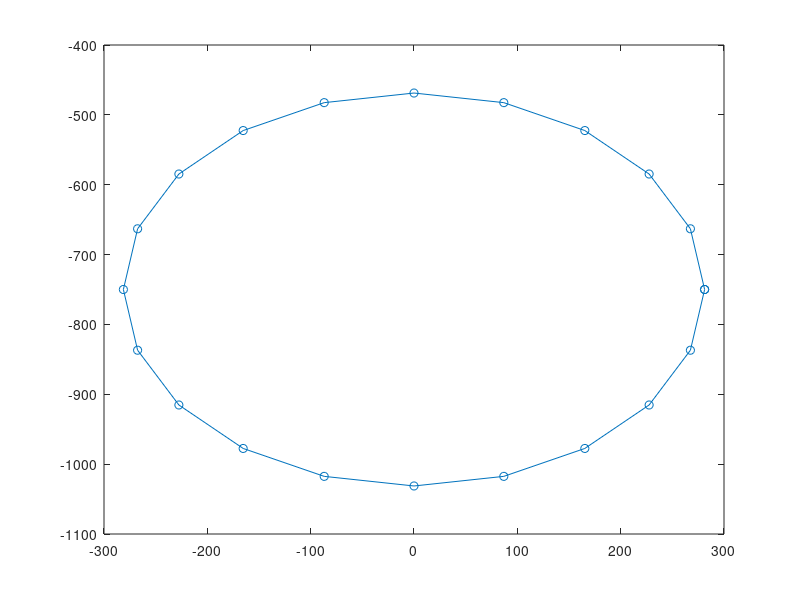

MATLAB code for this plot:
clear;
close all;
% populate plan.mat

% create data points to form a circle to store in plan.mat
% circle is centered at (0,0) with radius 1.5
% circle is divided into 100 points

% create a vector of 100 points from 0 to 2*pi
theta = linspace(0,2*pi,20+1);
% plot(theta)

r = 1500*3/16;

% data = [cos(theta); sin(theta)].*1500;
data = [r * cos(theta); r * sin(theta) - 750];

% x = linspace(0, 2*pi, 60+1);
% data = [sin(x).*(2750/2)-(750/2); (x.*(3000 / (2*pi)))-1000];

plot(data(1,:),data(2,:), '-o')

save('../plan_20_circle_left_half.mat', 'data');